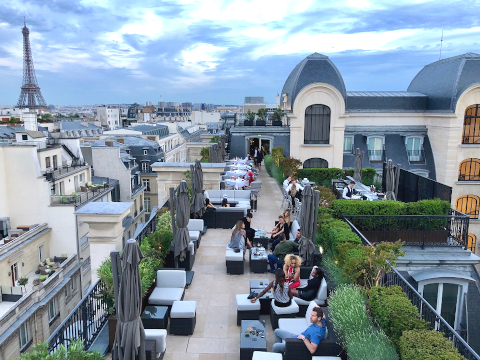
#> input picture ts_480.jpg, 480 x 360 px
$ python tiltshift.py   (older library calls are emulated)
#> lines starting #> are read from the running program, lines starting #| are printed output that depends on the picture
import numpy as np
import cv2 as cv
import matplotlib.pyplot as plt
########################################################################
# Definições
########################################################################
# Imagem utilizada
imagem = cv.imread('ts_480.jpg')
#> imagem is the input picture: shape (360, 480, 3); mean B, G, R 161.5, 149.5, 133.1

# Filtro da média
media = np.ones((5,5), dtype=np.float32)/25

# Imagem após aplicação do filtro da média
imagem_media = cv.filter2D(imagem, None, media)
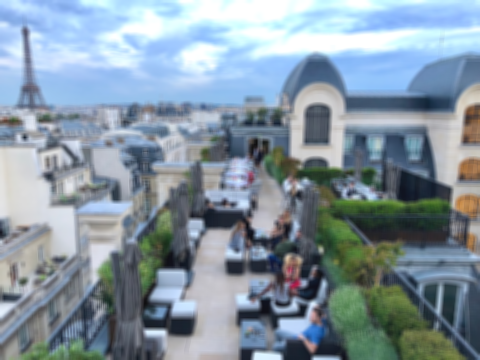
#> imagem_media: shape (360, 480, 3); mean B, G, R 161.5, 149.5, 133.1

# Dimensões da imagem
im_h = imagem.shape[0]
#> im_h = 360
im_w = imagem.shape[1]
#> im_w = 480
im_h_meio = np.int(im_h/2)    # Ponto médio do eixo x
#> im_h_meio = 180

# Inicialização de variáveis de interesse
pivo = im_h_meio   #  Ponto médio entre as linhas
#> pivo = 180
linha_sup = 0   # Limite superior da região de foco
linha_inf = 0   # Limite inferior da região de foco
d = 0   # Força do decaimento

# Canvas para plotagem das imagens
# Dimensões do canvas
canvas = np.zeros((im_h, (2*im_w) + 1, 3), dtype='uint8')
canvas[:, 0:480, :] = imagem
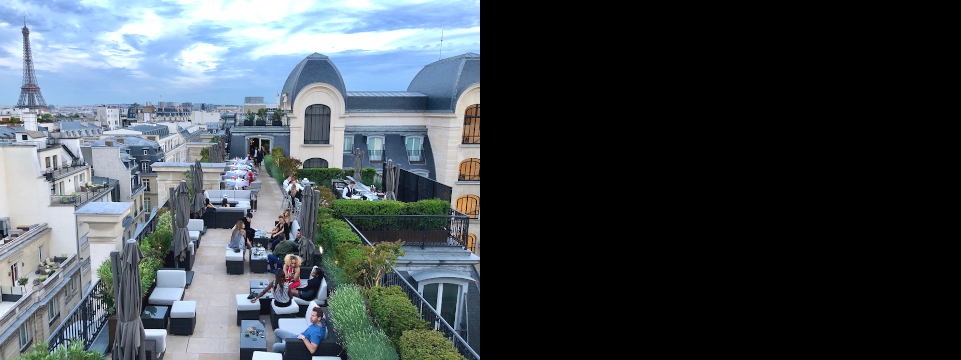
#> canvas: shape (360, 961, 3); mean B, G, R 80.7, 74.7, 66.5
canvas[:, 481:961, :] = imagem_media
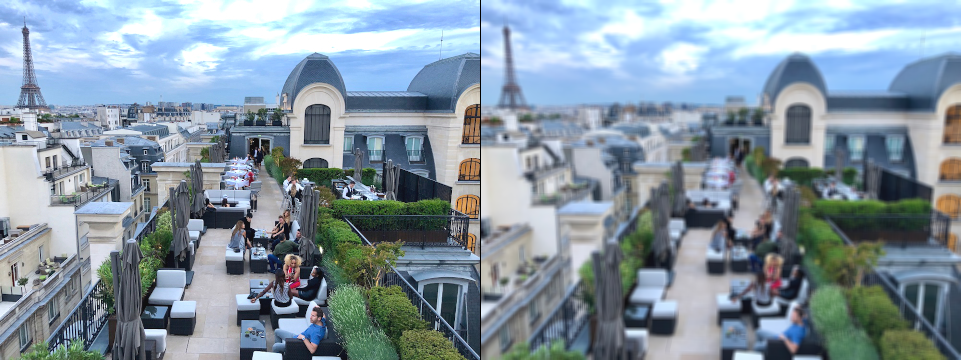
#> canvas: shape (360, 961, 3); mean B, G, R 161.3, 149.4, 132.9
cv.namedWindow('Tilt Shift')

# Função de ponderação(calcula alfa e 1-alfa)
# [146 lines left out: functions alfa, ajustaAltura, ajustaForca, ajustaPosicao, tiltShift, salvaArquivo, not called in this run]


# Criação dos controles
# Trackbar para tamanho da faixa de foco
cv.createTrackbar("Janela de Foco", "Tilt Shift", 0, im_h_meio, ajustaAltura)

# Trackbar para regular a força do decaimento
cv.createTrackbar("Forca do decaimento(d)", "Tilt Shift", 0, 50, ajustaForca)

# Trackbar para ajustar a posição vertical da janela de foco
cv.createTrackbar("Posicao na Janela", "Tilt Shift", 180, im_h, ajustaPosicao)

# Cria o botão para salvar a figura
#> (the run stopped early here; a loop or call above may not have finished)
